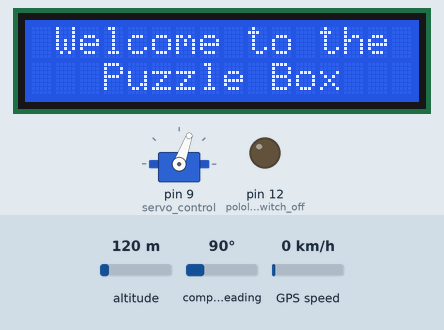
The sketch below on a simulated Arduino Uno, built with avr-gcc and run on an emulated ATmega328P. Shown: servo, 16×2 character LCD, output pins drawn as LEDs (lit = HIGH). The inputs (shaded band) are chosen by the test bench; at power-on: altitude 120 m, compass heading 90°, GPS speed 0 km/h. EEPROM starts erased; the GPS gets a fix after 3 s at 37.7749, -122.4194 with 8 satellites; what the sketch prints to the serial monitor is not drawn.

Above: at 0.1 s.
At 4.1 s:
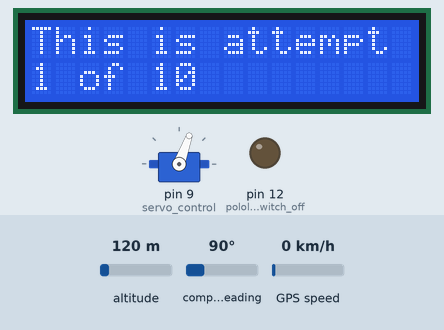
At 7.2 s:
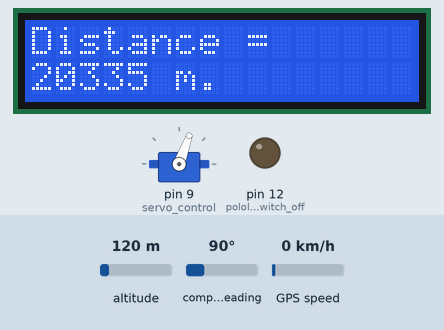
At 13.2 s:
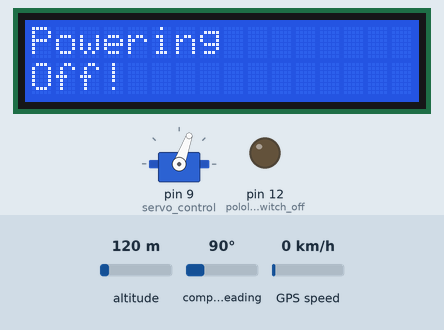
Timing chart, 0 to 16.6 s (numbered marks = the images above):
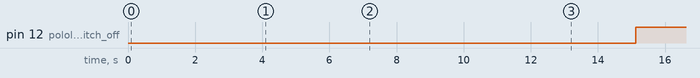

The sketch:

Single_Location.ino
```cpp
/* Based upon the work by Mikal Hart.
Multiple Location version of the puzzle box.
Adapted by James Taylor 2012-2013
*/

#include <PWMServo.h>
#include <SoftwareSerial.h>
#include <TinyGPS.h>
#include <EEPROM.h>
#include <LiquidCrystal.h>

void PowerOff();

/*Hardware variable setup*/
static const int pololu_switch_off = 12; // Pololu switch control
static const int servo_control = 9; // Servo control
static const int dial1_input = 0;
static const int dial2_input = 1;
//static const int LED_pin = 11; // The button LED


/* These values should be adjusted according to your needs - Software variable setup*/
static const int CLOSED_ANGLE = 70; // degrees
static const int OPEN_ANGLE = 130; // degrees
static const float DEST_LATITUDE = -36.828122;
static const float DEST_LONGITUDE = 174.808094;
static const int RADIUS = 500; //meters for dest 4
static const int array_size = 64; //change this to change size of array
int curr_array_pos = 0;
int dial1_array[array_size];
int dial2_array[array_size];
int val_accepted = 0; //value to exit from code enterance loop and proceed to latch unlocking in back door
int dial1_val; //used to store current average value of dial input 1
int dial2_val; //used to store current average value of dial input 2
long dial1_total;
long dial2_total;

static const int correct_dial1_val = 809; //correct value of dial 1
static const int correct_dial2_val = 596; //correct value of dial 2


/* Fixed values should not need changing */
static const int DEF_ATTEMPT_MAX = 10;
static const int EEPROM_OFFSET = 100;

/* The basic objects needed */
SoftwareSerial nss(3, 4);
LiquidCrystal lcd(10, 11, 5, 6, 7, 8);
TinyGPS tinygps;
int attempt_counter;
PWMServo servo;

/* A helper function to display messages of a specified duration */
void Msg(LiquidCrystal &lcd, const char *top, const char *bottom, unsigned long del)
{
  lcd.clear();
  lcd.setCursor(0, 0);
  lcd.print(top);
  lcd.setCursor(0, 1);
  lcd.print(bottom);
  delay(del);
}

//void Deg(LiquidCrystal &lcd, int c, int r)
//{
//lcd.setCursor(c,r);
//lcd.print((char)223);
//}

/* The Arduino setup() function */
void setup()
{
  /* attach servo motor */
  servo.attach(servo_control);

  /* establish a debug session with a host computer */
  Serial.begin(57600);
  Serial.println("Serial Comms EST");

  /* establish communications with the GPS module */
  nss.begin(9600);
  Serial.println("GPS Comms EST");

  /* establish communication with LCD */
  lcd.begin(16, 2); // this for an 16x2 LCD -- adjust as needed

  /* Make sure Pololu switch pin is OUTPUT and LOW */
  pinMode(pololu_switch_off, OUTPUT);
  digitalWrite(pololu_switch_off, LOW);

  /* make sure motorized latch is closed */
  servo.write(CLOSED_ANGLE);
  Serial.println("Lock Closed");

  /* read the attempt counter from the EEPROM */
  attempt_counter = EEPROM.read(EEPROM_OFFSET);

  if (attempt_counter == 0xFF) // brand new EEPROM?
    attempt_counter = 0;

  /* increment it with each run */
  ++ attempt_counter; //Uncomment to enable incrementation of attempt counter with each run

  /* Greeting */
  Msg(lcd, " Welcome to the", "   Puzzle Box", 3000);

  /* Game over? */
  if (attempt_counter >= DEF_ATTEMPT_MAX)
  {
    Msg(lcd, "Sorry! No more", "attemps allowed", 2000);
    PowerOff();
  }

  /* Print out the attempt counter */
  Msg(lcd, "This is attempt", " ", 1000);
  lcd.setCursor(0, 1);
  lcd.print(attempt_counter);
  lcd.print(" of ");
  lcd.print(DEF_ATTEMPT_MAX);
  delay(3000);

  /* Save the new attempt counter */
  EEPROM.write(EEPROM_OFFSET, attempt_counter);

  Msg(lcd, "Seeking", "Signal..", 0);
  Serial.println("Entering loop");
}

/* The Arduino loop() function */
void loop()
{
  /* Has a valid NMEA sentence been parsed? */
  if(nss.available() && tinygps.encode(nss.read()))
  {
    float lat, lon;
    unsigned long fix_age;
    lcd.clear();
    lcd.print(tinygps.satellites());


    /* Have we established our location? */
    tinygps.f_get_position(&lat, &lon, &fix_age);
    if (fix_age != TinyGPS::GPS_INVALID_AGE)
    {
      /* Calculate the distance to destination */
      float distance_meters = TinyGPS::distance_between(lat, lon, DEST_LATITUDE, DEST_LONGITUDE);

      /* Are we close enough to the destination? */

      if(distance_meters <= RADIUS)
         { //Message for DEST4 goes here
        lcd.clear();
        Msg(lcd, "Problem Solved", "Access Granted", 3000);
        servo.write(OPEN_ANGLE);
        PowerOff(); //Shutdown after opening
      }

      /* If not then Print the distance. */
      else
      {
        lcd.clear();
        lcd.setCursor(0, 0);
        lcd.print("Distance = ");
        lcd.setCursor(0, 1);
        lcd.print((int)(distance_meters));
        lcd.print(" m.");
        delay(4000);
        Msg(lcd, "Access", "Denied!", 2000);
      }

      PowerOff();
    }
  }

  /* Turn off after 5 minutes - Program should only reach this point if no GPS signal received.
   Looks to be designed to prevent the Box from staying on if the PowerOff function
   call above is not called because program never enters the IF statement dependant on a valid NMEA signal
   and never enters the IF statement dependant on a GPS fix*/

  if (millis() >= 300000)
    PowerOff();
}

/* Called to shut off the system using the Pololu switch */
void PowerOff()
{
  Serial.println("Powering Off");
  Msg(lcd, "Powering", "Off!", 2000);
  lcd.clear();

  /* Bring Pololu switch control pin HIGH to turn off */
  digitalWrite(pololu_switch_off, HIGH);

  /* This is the back door.  If we get here, then the battery power */
  /* is being bypassed by the USB port.  We'll wait a couple of */
  /* minutes and then ask for the right code. If corrent then grant access. */
  delay(120000);

  while(val_accepted < 500)
  {
    // delay(500);
    if(curr_array_pos == array_size) //If array position is invlaid because it has incremented above array size (note array = zero indexed) then reset to zero
  {
    curr_array_pos = 0;
  }

  dial1_total = dial1_total - dial1_array[curr_array_pos]; //subtract the old value in the dial 1 current array position from the dial 1 total
  dial2_total = dial2_total - dial2_array[curr_array_pos];

  dial1_array[curr_array_pos] = analogRead(dial1_input); //take value from dial 1 analog input pin and store in current position in dial 1 array
  dial2_array[curr_array_pos] = analogRead(dial2_input); //take value from dial 2 analog input pin and store in current position in dial 2 array

  dial1_total = dial1_total + dial1_array[curr_array_pos];
  dial2_total = dial2_total + dial2_array[curr_array_pos];

  dial1_val = dial1_total / array_size;
  dial2_val = dial2_total / array_size;

    lcd.setCursor(0,0);
    lcd.print(dial1_val);
    lcd.setCursor(0,1);
    lcd.print(dial2_val);
    lcd.setCursor(5,0);
    lcd.print(dial1_total);
    lcd.setCursor(5,1);
    lcd.print(curr_array_pos);


    if(dial1_val == correct_dial1_val && dial2_val == correct_dial2_val)
     {
       val_accepted ++;
     }
     else
     {
       val_accepted = 0;
     }

     curr_array_pos ++; //increment array position

  }

  lcd.clear();
  servo.write(OPEN_ANGLE); // and open the box

  /* Reset the attempt counter */
  EEPROM.write(EEPROM_OFFSET, 0);

  /* Leave the latch open for 10 seconds */
  delay(10000);

  /* And then seal it back up */
  servo.write(CLOSED_ANGLE);

  /* Exit the program for real */
  exit(1);
}
```

Measured:
- by itself, pin 12 (pololu_switch_off): LOW → HIGH at 15.1 s
- what the display in image 1 shows lasts 3.0 s, from 4.1 s to 7.1 s
- what the display in image 2 shows lasts 4.0 s, from 7.1 s to 11.1 s
